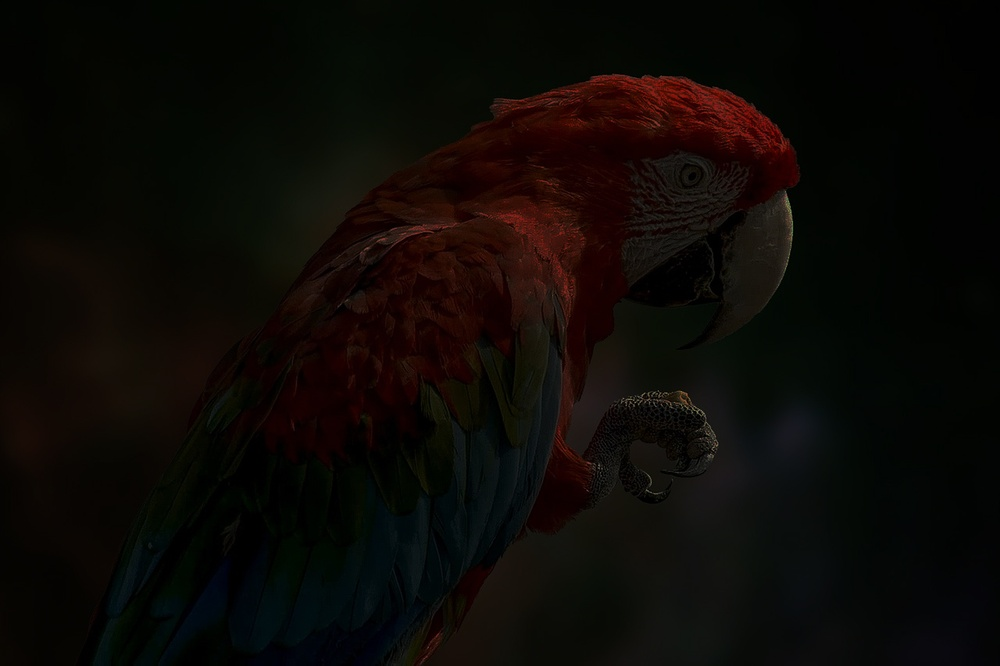
#> input picture parrot.jpg, 1000 x 666 px, shrunk from 1280 x 853 before the run
$ jupyter execute --allow-errors 'EXP-3 Histogram.ipynb'
#> lines starting #> are read from the running program, lines starting #| are printed output that depends on the picture
## Ex. No: 03 Histogram Equalization Using OpenCV (Grayscale & Color Images)
## Name : Kiruba RC
## Reg. No : 212224230125

[cell 1]
import cv2
import matplotlib.pyplot as plt

[cell 2]
Gray_image = cv2.imread("parrot.jpg", 0)
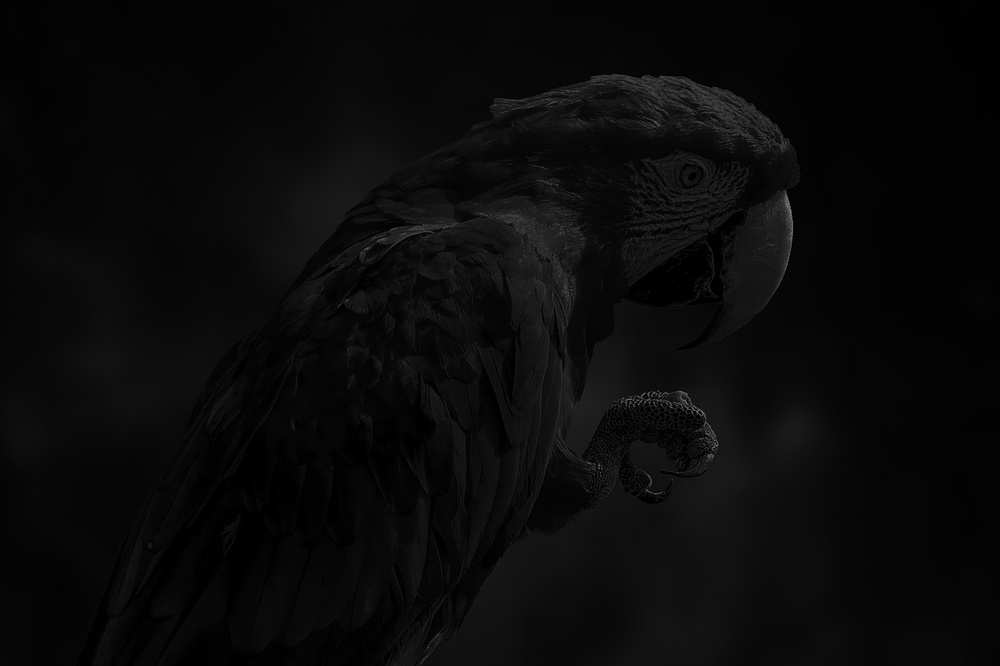
#> Gray_image: shape (666, 1000); min 0, max 144, mean 9.7

[cell 3]
plt.figure(figsize=(6,6))
plt.imshow(Gray_image, cmap='gray')
plt.title("Gray Scale Image")
plt.axis("off")
plt.show()

[cell 4]
Color_image = cv2.imread("parrot.jpg")
#> Color_image is the input picture: shape (666, 1000, 3); mean B, G, R 5.7, 9.1, 12.4

[cell 5]
Color_rgb = cv2.cvtColor(Color_image, cv2.COLOR_BGR2RGB)

[cell 6]
plt.figure(figsize=(6,6))
plt.imshow(Color_rgb)
plt.title("Color Image")
plt.axis("off")
plt.show()

[cell 7]
hist_gray = cv2.calcHist([Gray_image], [0], None, [256], [0,256])
#> hist_gray = 256 values, max 73601 at index 4, min 0 at index 118, mean 2601.6

plt.figure(figsize=(8,5))
plt.title("Histogram of Gray Scale Image")
plt.xlabel("Pixel Intensity")
plt.ylabel("Pixel Count")
plt.plot(hist_gray, color='black')
plt.xlim([0,256])
plt.show()
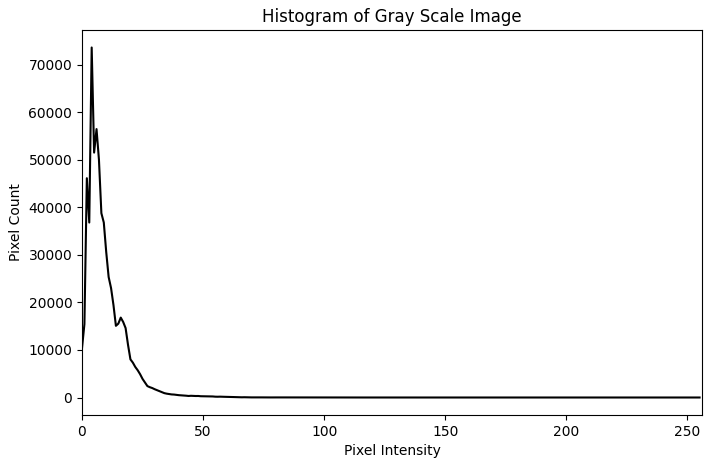
#> figure drawn by matplotlib, 1 panel; curve peaks at x = 4, y = 73601

[cell 8]
hist_blue = cv2.calcHist([Color_image], [0], None, [256], [0,256])
#> hist_blue = 256 values, max 108608 at index 2, min 0 at index 100, mean 2601.6

plt.figure(figsize=(8,5))
plt.title("Histogram of Blue Channel")
plt.xlabel("Pixel Intensity")
plt.ylabel("Pixel Count")
plt.plot(hist_blue, color='blue')
plt.xlim([0,256])
plt.show()
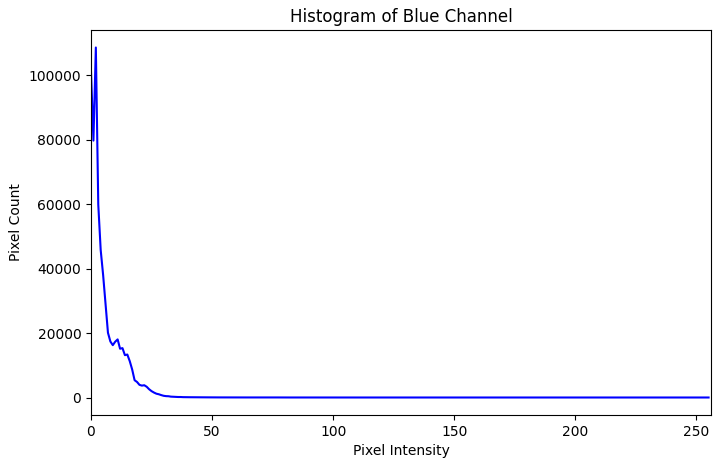
#> figure drawn by matplotlib, 1 panel; curve peaks at x = 2, y = 108608

[cell 9]
# Apply histogram equalization
equalized_image = cv2.equalizeHist(Gray_image)
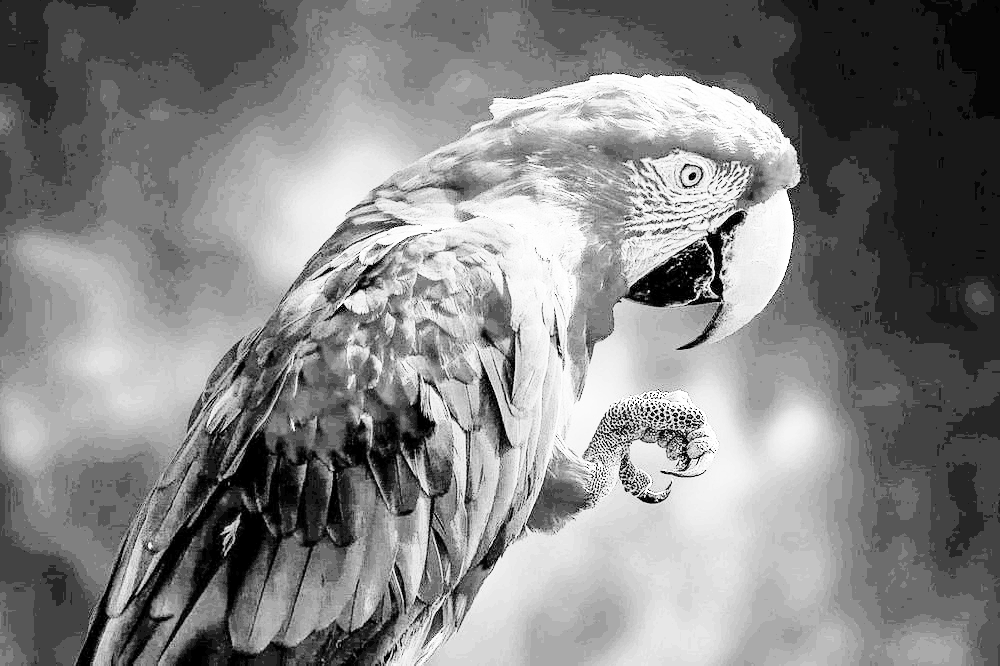
#> equalized_image: shape (666, 1000); min 0, max 255, mean 132.7

# Display Equalized Image
plt.figure(figsize=(6,6))
plt.imshow(equalized_image, cmap='gray')
plt.title("Equalized Image")
plt.axis('off')
plt.show()
